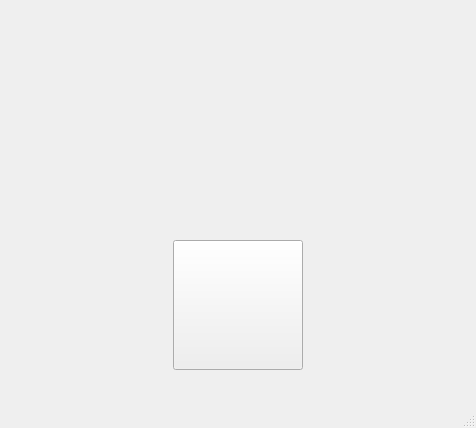
<?xml version="1.0" encoding="UTF-8"?>
<ui version="4.0">
 <class>VPN</class>
 <widget class="QMainWindow" name="VPN">
  <property name="geometry">
   <rect>
    <x>0</x>
    <y>0</y>
    <width>476</width>
    <height>428</height>
   </rect>
  </property>
  <property name="windowTitle">
   <string>VPN</string>
  </property>
  <property name="layoutDirection">
   <enum>Qt::LeftToRight</enum>
  </property>
  <property name="styleSheet">
   <string notr="true"/>
  </property>
  <widget class="QWidget" name="centralwidget">
   <widget class="QPushButton" name="vOnOff">
    <property name="geometry">
     <rect>
      <x>173</x>
      <y>240</y>
      <width>130</width>
      <height>130</height>
     </rect>
    </property>
    <property name="sizePolicy">
     <sizepolicy hsizetype="Maximum" vsizetype="Maximum">
      <horstretch>0</horstretch>
      <verstretch>0</verstretch>
     </sizepolicy>
    </property>
    <property name="maximumSize">
     <size>
      <width>16777215</width>
      <height>16777215</height>
     </size>
    </property>
    <property name="baseSize">
     <size>
      <width>0</width>
      <height>0</height>
     </size>
    </property>
    <property name="font">
     <font>
      <family>Arial</family>
      <pointsize>14</pointsize>
     </font>
    </property>
    <property name="styleSheet">
     <string notr="true"/>
    </property>
    <property name="text">
     <string/>
    </property>
    <property name="iconSize">
     <size>
      <width>150</width>
      <height>150</height>
     </size>
    </property>
    <property name="checkable">
     <bool>false</bool>
    </property>
    <property name="autoDefault">
     <bool>false</bool>
    </property>
    <property name="default">
     <bool>false</bool>
    </property>
   </widget>
  </widget>
  <widget class="QMenuBar" name="menubar">
   <property name="geometry">
    <rect>
     <x>0</x>
     <y>0</y>
     <width>476</width>
     <height>19</height>
    </rect>
   </property>
  </widget>
  <widget class="QStatusBar" name="statusbar"/>
 </widget>
 <resources/>
 <connections/>
</ui>
